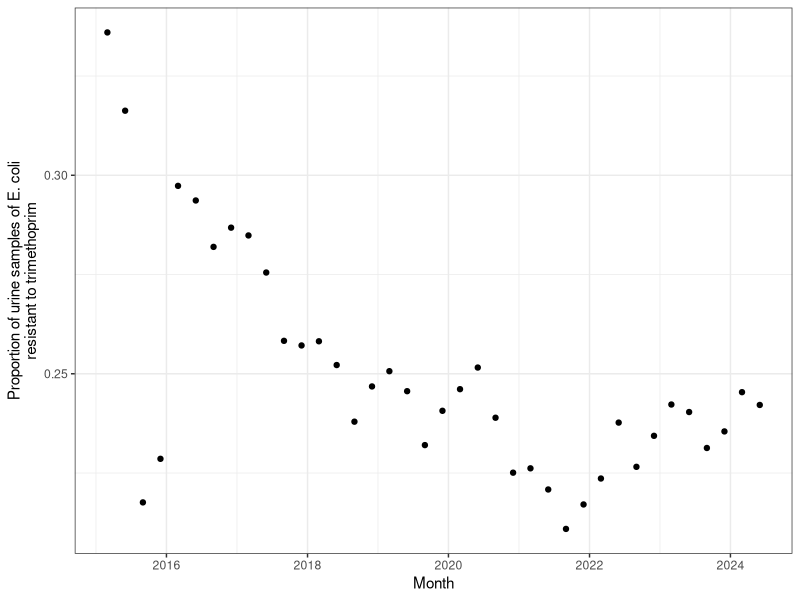

Recreate this plot in R. (Note: this script raises an error after producing the figure.)
library(tidyverse)

trimres <- read_csv("data/fingertips_trimres.csv")
trimres <- select(trimres, Value, `Time period`, Count, Denominator) %>%
    setNames(., c("perc", "time", "count", "denom")) %>%
    mutate(.,
        prop = count/denom
    )
lstimes <- str_split_fixed(trimres$time, " ", 2)
quarters <- lstimes[,2]
month <- case_when(
    quarters == "Q1" ~ "03",
    quarters == "Q2" ~ "06",
    quarters == "Q3" ~ "09",
    quarters == "Q4" ~ "12",
    .default = as.character(quarters)
)
times <- paste0(lstimes[,1], "/", month, "/", "01")
trimres$time <- as.Date(times, format = "%Y/%m/%d")

png("TrimResistance.png", width = 15, height = 8, units = "cm", res = 300)
p <- ggplot(trimres, aes(time, prop)) + 
    geom_point() + 
    theme_bw() + 
    labs(y = "Proportion of urine samples of E. coli\nresistant to trimethoprim",
        x = "Month")
print(p)
dev.off()

#need a left join not a bindrow
trimressel <- trimres %>%
    ungroup() %>%
    select(time, prop)
#needs to be in days from 0
trimressel$timeindays <- as.numeric(abs(trimressel$time[1] - trimressel$time))

modeldf <- read_csv("modeloutput.csv") %>%
    mutate(., time = trimressel$time[1] + timeindays,
        rep = factor(proputi))

png("TrimResistanceModvsData.png", width = 25, height = 8, units = "cm", res = 300)
p <-ggplot(modeldf, aes(time, rfreq, group = proputi)) + 
    geom_line(col = "darkred", alpha = 0.5) + 
    geom_point(data = trimressel, aes(x = time, y = prop, group = NA, col = NA), col = "black")+
    theme_bw() +
    labs(x = "Time since 2015 in days", 
        y = "Proportion of urine samples of E. coli\nresistant to trimethoprim")
print(p)
dev.off()

average_modresults <- modeldf %>%
    group_by(time) %>%
    summarise(.,
        lwr = quantile(rfreq, 0.025),
        upr = quantile(rfreq, 0.975),
        rfreq = mean(rfreq)
    )

png("TrimResistanceModvsDataRibbon.png", width = 15, height = 8, units = "cm", res = 300)
p <-ggplot(average_modresults, aes(time, rfreq)) + 
    geom_ribbon(aes(ymin = lwr, ymax = upr), col = "lightgrey", alpha = 0.3) +
    geom_line(col = "#220f0f", alpha = 0.5) + 
    geom_point(data = trimressel, aes(x = time, y = prop, group = NA, col = NA), col = "black")+
    theme_bw() +
    labs(x = "Time since 2015 in days", 
        y = "Proportion of urine samples of E. coli\nresistant to trimethoprim")
print(p)
dev.off()
